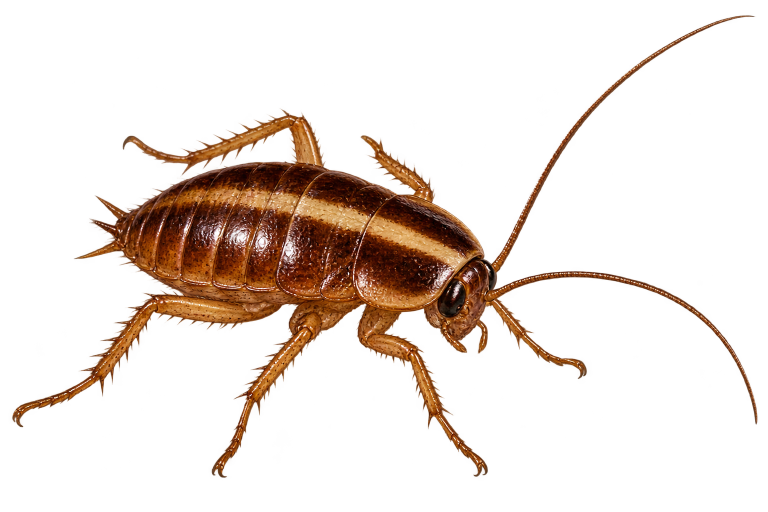
#> input picture artwork/roach_reference_cutout_precise.png, 1536 x 1024 px (shown at 1/2 size); its folder holds 5 pictures in this run
$ python generate_sprites.py
#> lines starting #> are read from the running program, lines starting #| are printed output that depends on the picture
"""Build crisp size variants from the exact high-resolution reference cutout.

The source stays pixel-identical; only its background mask is used. The source
shows one side view, so the app mirrors it for left/right travel instead of
fabricating front/rear views that change the insect's identity.
"""

from __future__ import annotations

from pathlib import Path

import numpy as np
from PIL import Image


ROOT = Path(__file__).resolve().parents[1]
ART = ROOT / "artwork"
SOURCE = ART / "roach_reference_cutout_precise.png"
ASSETS = ROOT / "assets"
SIZES = tuple(range(7, 21))  # 0.7x through 2.0x in 0.1 increments
KEY = (1, 2, 3)


def source_cutout() -> Image.Image:
    image = Image.open(SOURCE).convert("RGBA")
#> image is the input picture: PIL image 1536x1024 RGBA; mean R, G, B, A 63.2, 35, 15.3, 42.4
    alpha = np.asarray(image.getchannel("A"), dtype=np.uint8)
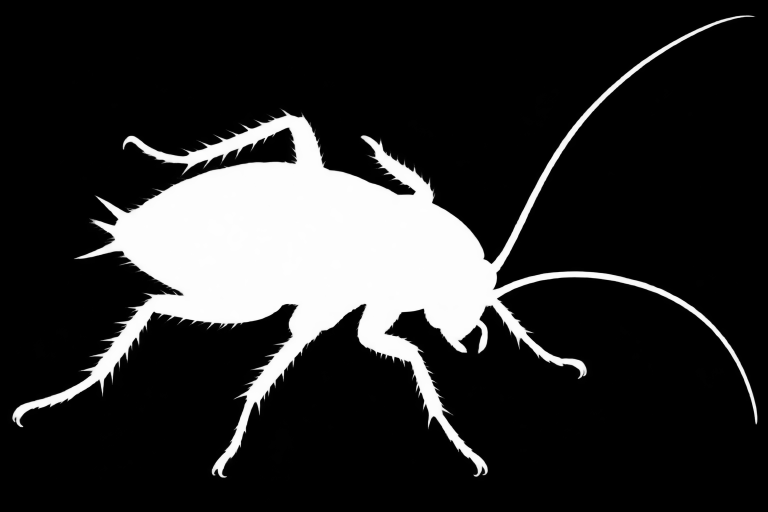
#> alpha: shape (1024, 1536) (shown at 1/2 size); min 0, max 254, mean 42.4
    ys, xs = np.where(alpha >= 128)
    if not len(xs):
        raise ValueError(f"No cockroach found in {SOURCE}")
    crop = image.crop((int(xs.min()), int(ys.min()), int(xs.max()) + 1, int(ys.max()) + 1))
    # A small inset keeps the long antennae and feet away from the window edge.
    return crop


def render(cutout: Image.Image, canvas_size: int, mirror: bool) -> Image.Image:
    if mirror:
        cutout = cutout.transpose(Image.Transpose.FLIP_LEFT_RIGHT)
    margin = max(2, round(canvas_size * 0.035))
    factor = min((canvas_size - margin * 2) / cutout.width,
                 (canvas_size - margin * 2) / cutout.height)
    width = max(1, round(cutout.width * factor))
    height = max(1, round(cutout.height * factor))
    cutout = cutout.resize((width, height), Image.Resampling.LANCZOS)
    frame = Image.new("RGBA", (canvas_size, canvas_size), (*KEY, 0))
    frame.alpha_composite(cutout, ((canvas_size - width) // 2,
                                   (canvas_size - height) // 2))
    pixels = np.asarray(frame, dtype=np.uint8).copy()
    # Tk's Windows color-key window needs a hard edge. Keeping original RGB
    # values inside the silhouette avoids the dark fringe from matte blending.
    pixels[..., 3] = np.where(pixels[..., 3] >= 128, 255, 0).astype(np.uint8)
    pixels[pixels[..., 3] == 0, :3] = KEY
    return Image.fromarray(pixels, "RGBA")


def main() -> None:
    ASSETS.mkdir(parents=True, exist_ok=True)
    for old in ASSETS.glob("roach_walk_*_dir_*.png"):
        old.unlink()
    for old in ASSETS.glob("roach_photo_*_scale_*.png"):
        old.unlink()
    cutout = source_cutout()
    for size in SIZES:
        canvas_size = round(192 * size / 10)
        for side, mirror in (("right", False), ("left", True)):
            render(cutout, canvas_size, mirror).save(
                ASSETS / f"roach_photo_{side}_scale_{size}.png", optimize=True
            )
#> this loop made 14 passes
#> canvas_size on passes 2 to 13: 154, 173, 192, 211, 230, 250, 269, 288, 307, 326, 346, 365
#> pass 1, in main, `render(cutout, canvas_size, mirror).save( ASSETS / f"roach_photo_{side..`:
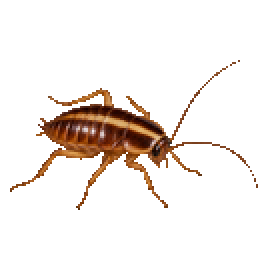
#> saved as roach_photo_right_scale_7.png: PIL image 134x134 RGBA (shown 2 times larger); mean R, G, B, A 14.3, 9.1, 6.2, 25.9; transparent parts drawn white

    preview_size = 384
#> preview_size = 384
    preview = Image.new("RGB", (preview_size * 2, preview_size), (34, 40, 46))
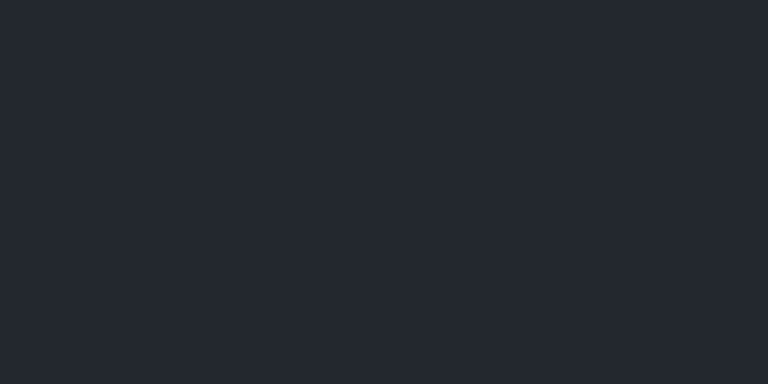
#> preview: PIL image 768x384 RGB; mean R, G, B 34, 40, 46
    for column, mirror in enumerate((False, True)):
        frame = render(cutout, preview_size, mirror).convert("RGBA")
        preview.paste(frame, (column * preview_size, 0), frame)
#> this loop made 2 passes
#> (margin in render, factor in render, width in render, height in render) on passes 1 to 2: (13, 0.24, 358, 222), (13, 0.24, 358, 222)
#> pass 1, in render (call 29), `cutout = cutout.resize((width, height), Image.Resampling.LANCZOS)`:
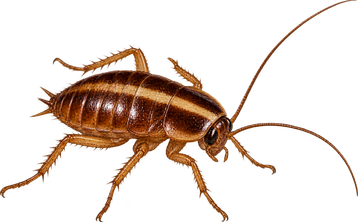
#> cutout: PIL image 358x222 RGBA; mean R, G, B, A 32, 17, 7.8, 48.6; transparent parts drawn white
#> pass 1, in render (call 29), `pixels = np.asarray(frame, dtype=np.uint8).copy()`:
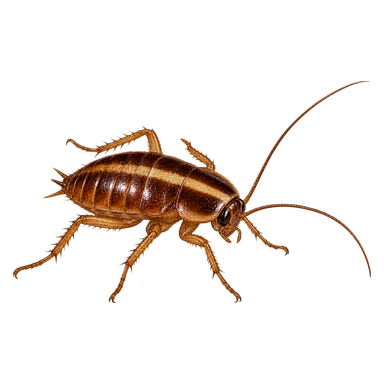
#> pixels: shape (384, 384, 4); mean R, G, B, A 18.1, 10.9, 6.8, 26.2; transparent parts drawn white
#> after the loop:
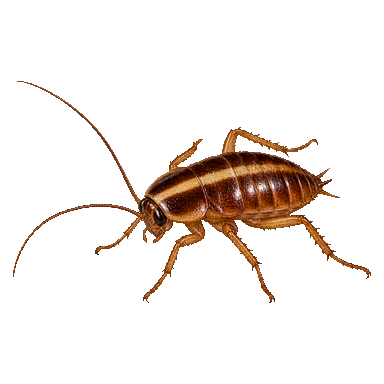
#> frame: PIL image 384x384 RGBA; mean R, G, B, A 14.4, 9.2, 6.2, 26.3; transparent parts drawn white
#> after the loop:
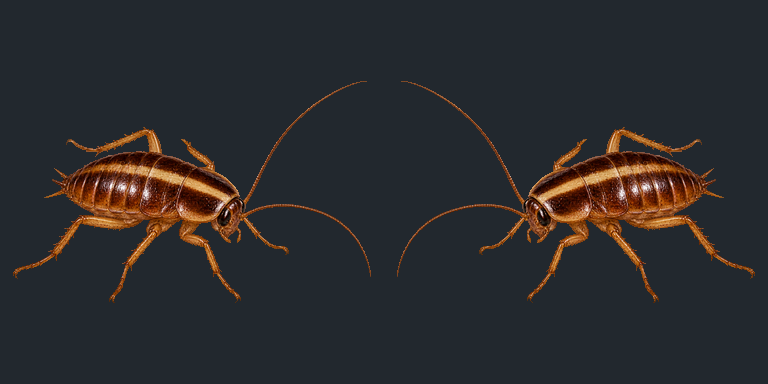
#> preview: PIL image 768x384 RGB; mean R, G, B 44, 43.2, 44.8
    preview.save(ART / "roach_animation_preview.png", optimize=True)
    print(f"Wrote {len(SIZES)} sharp size variants for each of two reference-matched side views.")


if __name__ == "__main__":
    main()
